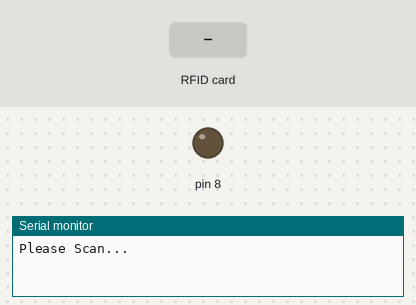
The sketch below on a simulated Arduino Uno, built with avr-gcc and run on an emulated ATmega328P. Shown: output pins drawn as LEDs (lit = HIGH), the last lines printed to the serial monitor. Inputs (shaded band) come from the test bench. Pins used as bus, display or sensor lines are not drawn.

Above: at 1.2 s.
1.3 s: RFID card E9 A0 97 1A held to the reader
At 3.3 s:
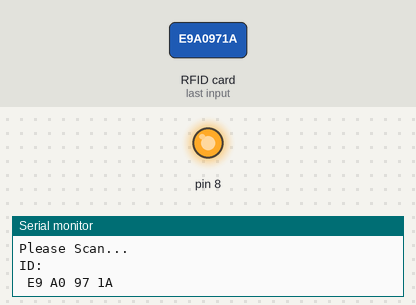
3.6 s: RFID card 5E 7A 19 C4 held to the reader
At 4.4 s:
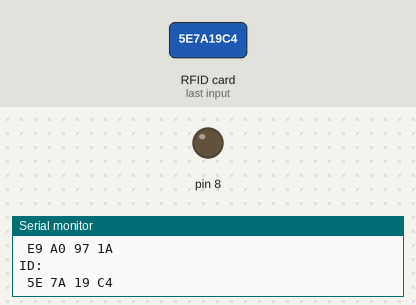
Timing chart, 0 to 6.6 s (numbered marks = the images above; inputs shaded):
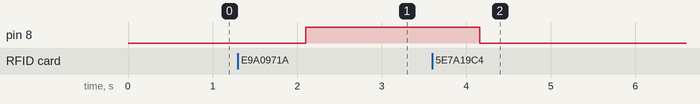

The sketch:

MFRC522_Relay.ino
```cpp
#include <SPI.h>
#include <MFRC522.h>
#define SS_PIN 10
#define RST_PIN 9
#include <Wire.h>
MFRC522 mfrc522(SS_PIN, RST_PIN);        // Create MFRC522 instance.
MFRC522::MIFARE_Key key;
String key1 = " E9 A0 97 1A";

void setup() {

        Serial.begin(9600);
        SPI.begin();               // Init SPI bus
        mfrc522.PCD_Init();        // Init MFRC522 card
        Serial.print("Please Scan...");
        Serial.println();
        pinMode(8, OUTPUT);

}

void loop() {

        // Look for new cards, and select one if present
        if ( ! mfrc522.PICC_IsNewCardPresent() || ! mfrc522.PICC_ReadCardSerial() ) {
            delay(1000);
            return;
        }
    String rfidUid = "";
    for (byte i = 0; i < mfrc522.uid.size; i++) {
    rfidUid += String(mfrc522.uid.uidByte[i] < 0x10 ? " 0" : " ");
    rfidUid += String(mfrc522.uid.uidByte[i], HEX);
  }
  rfidUid.toUpperCase();

    Serial.println("ID: ");
    Serial.print(rfidUid);
    Serial.println();

    if(rfidUid == key1){
      digitalWrite(8,HIGH);
    }
    else
    digitalWrite(8,LOW);
    }
```

Measured:
- after the input at 1.3 s, pin 8: LOW → HIGH after 0.81 s
- after the input at 3.6 s, pin 8: HIGH → LOW after 0.56 s
